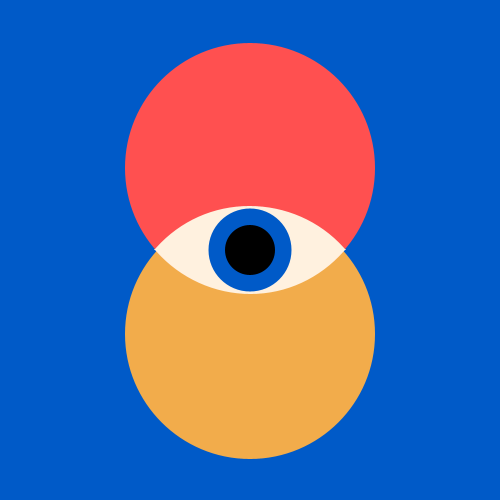
Frame 1 (no input)
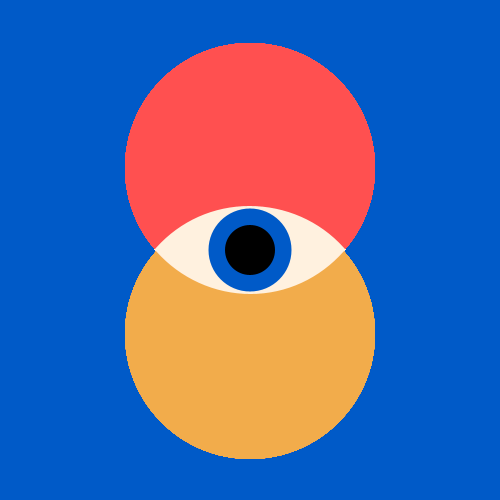
Frame 60 (the mouse pressed at the canvas centre just before this capture)
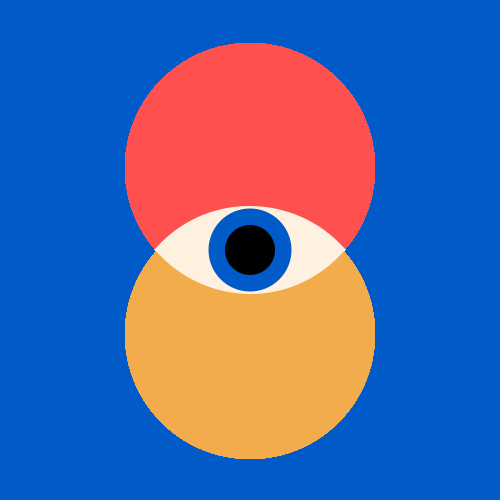
Frame 120 (the mouse held since frame 60 and released just before this capture)

The Processing sketch that drew these frames (run headless with seeded random() and noise(); from frame 60 on, the mouse is pressed at the canvas centre):

// Processing sketch: G
// ── G.pde
void setup(){
  size(500, 500);
  background(0, 90, 200);
}

void draw(){
  noStroke();
  
  // yellow circle
  fill(242, 172, 75);
  ellipse(width/2, (height - height/3), width/2, height/2);
  
  // red circle
  fill(255, 80, 80);
  ellipse(width/2, height - (2*(height/3)), width/2, height/2);
  
  // arcs
  strokeWeight(3);
  fill(255, 241, 223);
  stroke(255, 241, 223);
  arc(width/2, height/3, width/2, height/1.98, radians(42), radians(138), CHORD);
  
  arc(width/2, 2*(height/3), width/2, height/2, radians(222), radians(318), CHORD);
  
  // small circles
  noStroke();
  
  fill(0, 90, 200);
  ellipse(width/2, height/2, width/6, height/6);
  
  fill(0);
  ellipse(width/2, height/2, width/10, height/10);
  
}
